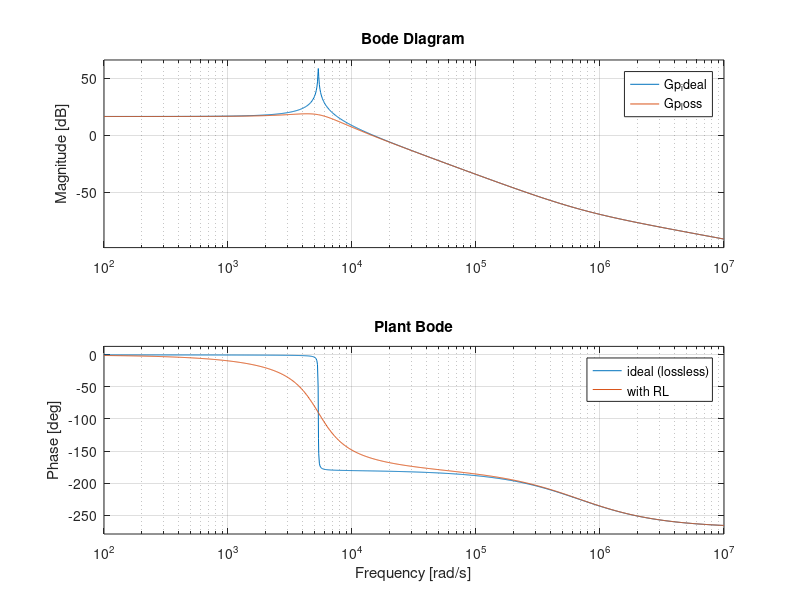

This chart was generated by the following MATLAB code: (Note: this script raises an error after producing the figure.)
clear; clc; close all
%% 1. Hardware parameters
Vin  = 10;            % input voltage (V)
D    = 0.45;          % duty cycle
fs   = 62.5e3;        % Arduino D9 PWM frequency (Hz)
L    = 22.5e-6;       % inductor (H)
C    = 470e-6;        % output capacitor (F)
R    = 50;            % load: five 10 ohm in series (use 2 for parallel)
RL   = 0.1;           % estimated total loss resistance (ohm): inductor + MOSFET + diode
Hdiv = 10e3/(10e3+40e3);   % feedback divider = 0.2
%% 2. Steady state check
Vout = Vin/(1-D);
Iout = Vout/R;
fprintf('Vout = %.2f V | Iout = %.3f A | A5 voltage = %.2f V\n', Vout, Iout, Vout*Hdiv);
fprintf('Current ripple = %.2f A | Voltage ripple = %.1f mV | Lcrit = %.1f uH\n', ...
        Vin*D/(L*fs), Iout*D/(fs*C)*1e3, D*(1-D)^2*R/(2*fs)*1e6);
%% 3. Plants: ideal (lossless) and damped (with RL)
a  = Vin/(1-D)^2;
b  = L/(R*(1-D)^2);
c  = (L*C)/(1-D)^2;
bL = (L/R + RL*C)/(1-D)^2;
dc = 1 + RL/(R*(1-D)^2);
Gp_ideal = tf([-a*b a], [c b  1 ])*Hdiv;   % duty -> A5 voltage, lossless
Gp_loss  = tf([-a*b a], [c bL dc])*Hdiv;   % duty -> A5 voltage, with losses
fprintf('Damping ratio: ideal = %.4f | with RL = %.3f\n', b/(2*sqrt(c)), bL/(2*sqrt(c)));
figure; bode(Gp_ideal, Gp_loss); grid on
legend('ideal (lossless)','with RL'); title('Plant Bode')
%% 4. Check your hardware gains (Kp = 0.1, Ki = 20)
C_hw = pid(0.1, 20);
T_hw = feedback(C_hw*Gp_loss, 1);
[Gm,Pm,~,Wcp] = margin(C_hw*Gp_loss);
fprintf('\nHardware gains on damped model: GM = %.1f dB | PM = %.1f deg | crossover = %.0f rad/s\n', ...
        20*log10(Gm), Pm, Wcp);
if isstable(T_hw)
    S = stepinfo(T_hw);
    fprintf('Rise = %.1f ms | Settling = %.1f ms | Overshoot = %.1f %%\n', ...
            S.RiseTime*1e3, S.SettlingTime*1e3, S.Overshoot);
else
    disp('Closed loop is UNSTABLE with hardware gains on the damped model.');
end
%% 5. Automatic tuning with pidtune (low bandwidth, damped model)
wc_list = [100 150 300];                    % rad/s
fprintf('\n--- pidtune results (damped model) ---\n');
Ctune = cell(1,numel(wc_list));
for k = 1:numel(wc_list)
    Ctune{k} = pidtune(Gp_loss, 'PI', wc_list(k));
    fprintf('wc = %3d rad/s -> Kp = %.4f, Ki = %.3f\n', wc_list(k), Ctune{k}.Kp, Ctune{k}.Ki);
end
%% 6. Open the PID Tuner app (manual sliders) on the damped plant
pidTuner(Gp_loss, 'PI')
%% 7. Compare responses
tEnd = 0.15;
figure; hold on
step(feedback(C_hw*Gp_loss,1), tEnd)
for k = 1:numel(wc_list)
    step(feedback(Ctune{k}*Gp_loss,1), tEnd)
end
step(feedback(pid(0,5.469)*Gp_loss,1), tEnd)
legend(['hardware Kp=0.1 Ki=20', arrayfun(@(w) sprintf('pidtune wc=%d',w), wc_list, 'UniformOutput', false), 'app Ki=5.469'])
grid on; title('Closed-loop step (damped model)')
%% 8. Stability vs unknown loss resistance (robustness of hardware gains)
fprintf('\n--- Phase margin of Kp=0.1, Ki=20 vs RL ---\n');
figure; hold on
for RLs = [0.02 0.05 0.1 0.2 0.5]
    bLs = (L/R + RLs*C)/(1-D)^2;
    dcs = 1 + RLs/(R*(1-D)^2);
    Gs_ = tf([-a*b a], [c bLs dcs])*Hdiv;
    [~,Pm_] = margin(C_hw*Gs_);
    fprintf('RL = %.2f ohm -> PM = %.1f deg\n', RLs, Pm_);
    step(feedback(C_hw*Gs_,1), tEnd)
end
legend('RL=0.02','RL=0.05','RL=0.1','RL=0.2','RL=0.5'); grid on
title('Hardware gains vs RL')
%% 9. Largest safe Kp (Ki = 20) at a low-damping case, RL = 0.05
bLw = (L/R + 0.05*C)/(1-D)^2; dcw = 1 + 0.05/(R*(1-D)^2);
Gw  = tf([-a*b a], [c bLw dcw])*Hdiv;
fprintf('\n--- Phase margin vs Kp (Ki = 20, RL = 0.05) ---\n');
for Kp_ = [0 0.02 0.05 0.1 0.2]
    [~,Pm_] = margin(pid(Kp_,20)*Gw);
    fprintf('Kp = %.2f -> PM = %.1f deg\n', Kp_, Pm_);
end
%% 10. Final gains for the Arduino (divider-volt units, duty 0-1)
Cfinal = Ctune{2};                          % wc = 150 rad/s, change index to choose
Kp_arduino = Cfinal.Kp
Ki_arduino = Cfinal.Ki
% If your PWM duty is 0-255 (or 0-1023), multiply both gains by that range
